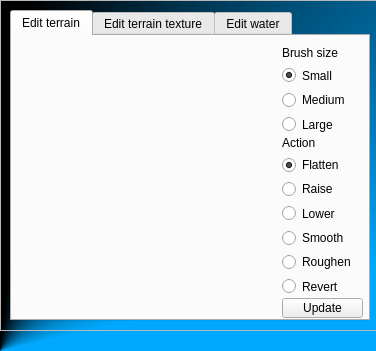
<?xml version="1.0" encoding="UTF-8"?>
<ui version="4.0">
 <class>Form</class>
 <widget class="QWidget" name="Form">
  <property name="geometry">
   <rect>
    <x>0</x>
    <y>0</y>
    <width>376</width>
    <height>351</height>
   </rect>
  </property>
  <property name="windowTitle">
   <string>Form</string>
  </property>
  <property name="styleSheet">
   <string>/* Containers */
QWidget#Form {
	background-color: qconicalgradient(cx:0, cy:1, angle:277.2, stop:0.267045 rgba(0, 169, 255, 255), stop:0.465909 rgba(0, 0, 0, 255));
 padding: 5px;
}

</string>
  </property>
  <widget class="QFrame" name="MainFrame">
   <property name="geometry">
    <rect>
     <x>0</x>
     <y>0</y>
     <width>381</width>
     <height>331</height>
    </rect>
   </property>
   <property name="styleSheet">
    <string/>
   </property>
   <property name="frameShape">
    <enum>QFrame::StyledPanel</enum>
   </property>
   <property name="frameShadow">
    <enum>QFrame::Raised</enum>
   </property>
   <widget class="QTabWidget" name="tabWidget">
    <property name="geometry">
     <rect>
      <x>10</x>
      <y>10</y>
      <width>360</width>
      <height>311</height>
     </rect>
    </property>
    <property name="styleSheet">
     <string/>
    </property>
    <property name="currentIndex">
     <number>0</number>
    </property>
    <widget class="QWidget" name="tab">
     <property name="styleSheet">
      <string/>
     </property>
     <attribute name="title">
      <string>Edit terrain</string>
     </attribute>
     <widget class="QPushButton" name="button_update">
      <property name="geometry">
       <rect>
        <x>270</x>
        <y>262</y>
        <width>81</width>
        <height>20</height>
       </rect>
      </property>
      <property name="text">
       <string>Update</string>
      </property>
     </widget>
     <widget class="QWidget" name="map_widget" native="true">
      <property name="geometry">
       <rect>
        <x>10</x>
        <y>10</y>
        <width>256</width>
        <height>256</height>
       </rect>
      </property>
      <property name="cursor">
       <cursorShape>CrossCursor</cursorShape>
      </property>
     </widget>
     <widget class="QWidget" name="verticalLayoutWidget">
      <property name="geometry">
       <rect>
        <x>270</x>
        <y>10</y>
        <width>81</width>
        <height>88</height>
       </rect>
      </property>
      <layout class="QVBoxLayout" name="verticalLayout">
       <item>
        <widget class="QLabel" name="brush_text">
         <property name="text">
          <string>Brush size</string>
         </property>
        </widget>
       </item>
       <item>
        <widget class="QRadioButton" name="rad_button_small">
         <property name="text">
          <string>Small</string>
         </property>
         <property name="checked">
          <bool>true</bool>
         </property>
        </widget>
       </item>
       <item>
        <widget class="QRadioButton" name="rad_button_medium">
         <property name="text">
          <string>Medium</string>
         </property>
        </widget>
       </item>
       <item>
        <widget class="QRadioButton" name="rad_button_large">
         <property name="text">
          <string>Large</string>
         </property>
        </widget>
       </item>
      </layout>
     </widget>
     <widget class="QWidget" name="verticalLayoutWidget_2">
      <property name="geometry">
       <rect>
        <x>270</x>
        <y>100</y>
        <width>81</width>
        <height>160</height>
       </rect>
      </property>
      <layout class="QVBoxLayout" name="verticalLayout_2">
       <item>
        <widget class="QLabel" name="action_text">
         <property name="text">
          <string>Action</string>
         </property>
        </widget>
       </item>
       <item>
        <widget class="QRadioButton" name="rad_button_flatten">
         <property name="text">
          <string>Flatten</string>
         </property>
         <property name="checked">
          <bool>true</bool>
         </property>
        </widget>
       </item>
       <item>
        <widget class="QRadioButton" name="rad_button_raise">
         <property name="text">
          <string>Raise</string>
         </property>
        </widget>
       </item>
       <item>
        <widget class="QRadioButton" name="rad_button_lower">
         <property name="text">
          <string>Lower</string>
         </property>
        </widget>
       </item>
       <item>
        <widget class="QRadioButton" name="rad_button_smooth">
         <property name="text">
          <string>Smooth</string>
         </property>
        </widget>
       </item>
       <item>
        <widget class="QRadioButton" name="rad_button_roughen">
         <property name="text">
          <string>Roughen</string>
         </property>
        </widget>
       </item>
       <item>
        <widget class="QRadioButton" name="rad_button_revert">
         <property name="text">
          <string>Revert</string>
         </property>
        </widget>
       </item>
      </layout>
     </widget>
    </widget>
    <widget class="QWidget" name="tab_2">
     <attribute name="title">
      <string>Edit terrain texture</string>
     </attribute>
     <widget class="QWidget" name="gridLayoutWidget">
      <property name="geometry">
       <rect>
        <x>10</x>
        <y>10</y>
        <width>251</width>
        <height>176</height>
       </rect>
      </property>
      <layout class="QGridLayout" name="gridLayout">
       <item row="1" column="0">
        <widget class="QLineEdit" name="texture_line_edit_1"/>
       </item>
       <item row="3" column="0">
        <widget class="QLineEdit" name="texture_line_edit_2"/>
       </item>
       <item row="5" column="0">
        <widget class="QLineEdit" name="texture_line_edit_3"/>
       </item>
       <item row="7" column="0">
        <widget class="QLineEdit" name="texture_line_edit_4"/>
       </item>
       <item row="0" column="0">
        <widget class="QLabel" name="texture_label_1">
         <property name="text">
          <string>Texture 1</string>
         </property>
        </widget>
       </item>
       <item row="2" column="0">
        <widget class="QLabel" name="texture_label_2">
         <property name="text">
          <string>Texture 2</string>
         </property>
        </widget>
       </item>
       <item row="4" column="0">
        <widget class="QLabel" name="texture_label_3">
         <property name="text">
          <string>Texture 3</string>
         </property>
        </widget>
       </item>
       <item row="6" column="0">
        <widget class="QLabel" name="texture_label_4">
         <property name="text">
          <string>Texture 4</string>
         </property>
        </widget>
       </item>
      </layout>
     </widget>
     <widget class="QLabel" name="terrain_texture_label_1">
      <property name="geometry">
       <rect>
        <x>15</x>
        <y>190</y>
        <width>64</width>
        <height>64</height>
       </rect>
      </property>
      <property name="text">
       <string/>
      </property>
      <property name="scaledContents">
       <bool>true</bool>
      </property>
      <property name="margin">
       <number>0</number>
      </property>
     </widget>
     <widget class="QLabel" name="texture_label_5">
      <property name="geometry">
       <rect>
        <x>15</x>
        <y>255</y>
        <width>51</width>
        <height>16</height>
       </rect>
      </property>
      <property name="text">
       <string>Texture 1</string>
      </property>
     </widget>
     <widget class="QLabel" name="texture_label_6">
      <property name="geometry">
       <rect>
        <x>100</x>
        <y>255</y>
        <width>51</width>
        <height>16</height>
       </rect>
      </property>
      <property name="text">
       <string>Texture 2</string>
      </property>
     </widget>
     <widget class="QLabel" name="terrain_texture_label_2">
      <property name="geometry">
       <rect>
        <x>100</x>
        <y>190</y>
        <width>64</width>
        <height>64</height>
       </rect>
      </property>
      <property name="text">
       <string/>
      </property>
      <property name="scaledContents">
       <bool>true</bool>
      </property>
     </widget>
     <widget class="QLabel" name="texture_label_7">
      <property name="geometry">
       <rect>
        <x>275</x>
        <y>255</y>
        <width>51</width>
        <height>16</height>
       </rect>
      </property>
      <property name="text">
       <string>Texture 4</string>
      </property>
      <property name="scaledContents">
       <bool>false</bool>
      </property>
     </widget>
     <widget class="QLabel" name="terrain_texture_label_4">
      <property name="geometry">
       <rect>
        <x>275</x>
        <y>190</y>
        <width>64</width>
        <height>64</height>
       </rect>
      </property>
      <property name="text">
       <string/>
      </property>
      <property name="scaledContents">
       <bool>true</bool>
      </property>
     </widget>
     <widget class="QLabel" name="texture_label_8">
      <property name="geometry">
       <rect>
        <x>185</x>
        <y>255</y>
        <width>51</width>
        <height>16</height>
       </rect>
      </property>
      <property name="text">
       <string>Texture 3</string>
      </property>
     </widget>
     <widget class="QLabel" name="terrain_texture_label_3">
      <property name="geometry">
       <rect>
        <x>185</x>
        <y>190</y>
        <width>64</width>
        <height>64</height>
       </rect>
      </property>
      <property name="text">
       <string/>
      </property>
      <property name="scaledContents">
       <bool>true</bool>
      </property>
     </widget>
     <widget class="QPushButton" name="browser_button_1">
      <property name="geometry">
       <rect>
        <x>300</x>
        <y>30</y>
        <width>50</width>
        <height>20</height>
       </rect>
      </property>
      <property name="sizePolicy">
       <sizepolicy hsizetype="Minimum" vsizetype="Fixed">
        <horstretch>0</horstretch>
        <verstretch>0</verstretch>
       </sizepolicy>
      </property>
      <property name="text">
       <string>browser</string>
      </property>
     </widget>
     <widget class="QPushButton" name="browser_button_2">
      <property name="geometry">
       <rect>
        <x>300</x>
        <y>73</y>
        <width>50</width>
        <height>20</height>
       </rect>
      </property>
      <property name="text">
       <string>Browser</string>
      </property>
     </widget>
     <widget class="QPushButton" name="browser_button_3">
      <property name="geometry">
       <rect>
        <x>300</x>
        <y>117</y>
        <width>50</width>
        <height>20</height>
       </rect>
      </property>
      <property name="text">
       <string>Browser</string>
      </property>
     </widget>
     <widget class="QPushButton" name="browser_button_4">
      <property name="geometry">
       <rect>
        <x>300</x>
        <y>160</y>
        <width>50</width>
        <height>20</height>
       </rect>
      </property>
      <property name="text">
       <string>Browser</string>
      </property>
     </widget>
     <widget class="QPushButton" name="apply_button_1">
      <property name="geometry">
       <rect>
        <x>265</x>
        <y>30</y>
        <width>35</width>
        <height>20</height>
       </rect>
      </property>
      <property name="sizePolicy">
       <sizepolicy hsizetype="Minimum" vsizetype="Fixed">
        <horstretch>0</horstretch>
        <verstretch>0</verstretch>
       </sizepolicy>
      </property>
      <property name="text">
       <string>Apply</string>
      </property>
     </widget>
     <widget class="QPushButton" name="apply_button_2">
      <property name="geometry">
       <rect>
        <x>265</x>
        <y>73</y>
        <width>35</width>
        <height>20</height>
       </rect>
      </property>
      <property name="sizePolicy">
       <sizepolicy hsizetype="Minimum" vsizetype="Fixed">
        <horstretch>0</horstretch>
        <verstretch>0</verstretch>
       </sizepolicy>
      </property>
      <property name="text">
       <string>Apply</string>
      </property>
     </widget>
     <widget class="QPushButton" name="apply_button_3">
      <property name="geometry">
       <rect>
        <x>265</x>
        <y>117</y>
        <width>35</width>
        <height>20</height>
       </rect>
      </property>
      <property name="sizePolicy">
       <sizepolicy hsizetype="Minimum" vsizetype="Fixed">
        <horstretch>0</horstretch>
        <verstretch>0</verstretch>
       </sizepolicy>
      </property>
      <property name="text">
       <string>Apply</string>
      </property>
     </widget>
     <widget class="QPushButton" name="apply_button_4">
      <property name="geometry">
       <rect>
        <x>265</x>
        <y>160</y>
        <width>35</width>
        <height>20</height>
       </rect>
      </property>
      <property name="sizePolicy">
       <sizepolicy hsizetype="Minimum" vsizetype="Fixed">
        <horstretch>0</horstretch>
        <verstretch>0</verstretch>
       </sizepolicy>
      </property>
      <property name="text">
       <string>Apply</string>
      </property>
     </widget>
    </widget>
    <widget class="QWidget" name="edit_water">
     <attribute name="title">
      <string>Edit water</string>
     </attribute>
     <widget class="QDoubleSpinBox" name="water_height_doublespinbox">
      <property name="geometry">
       <rect>
        <x>30</x>
        <y>50</y>
        <width>62</width>
        <height>22</height>
       </rect>
      </property>
      <property name="decimals">
       <number>2</number>
      </property>
     </widget>
     <widget class="QLabel" name="water_height_label">
      <property name="geometry">
       <rect>
        <x>30</x>
        <y>20</y>
        <width>121</width>
        <height>16</height>
       </rect>
      </property>
      <property name="text">
       <string>Water height (meters)</string>
      </property>
     </widget>
     <widget class="QPushButton" name="water_apply_button">
      <property name="geometry">
       <rect>
        <x>100</x>
        <y>50</y>
        <width>75</width>
        <height>23</height>
       </rect>
      </property>
      <property name="text">
       <string>Apply</string>
      </property>
     </widget>
     <widget class="QCheckBox" name="water_toggle_box">
      <property name="geometry">
       <rect>
        <x>30</x>
        <y>120</y>
        <width>70</width>
        <height>17</height>
       </rect>
      </property>
      <property name="text">
       <string>water</string>
      </property>
     </widget>
     <widget class="QLabel" name="water_remove_label">
      <property name="geometry">
       <rect>
        <x>30</x>
        <y>90</y>
        <width>111</width>
        <height>16</height>
       </rect>
      </property>
      <property name="text">
       <string>Enable water</string>
      </property>
     </widget>
    </widget>
   </widget>
  </widget>
 </widget>
 <resources/>
 <connections/>
</ui>
